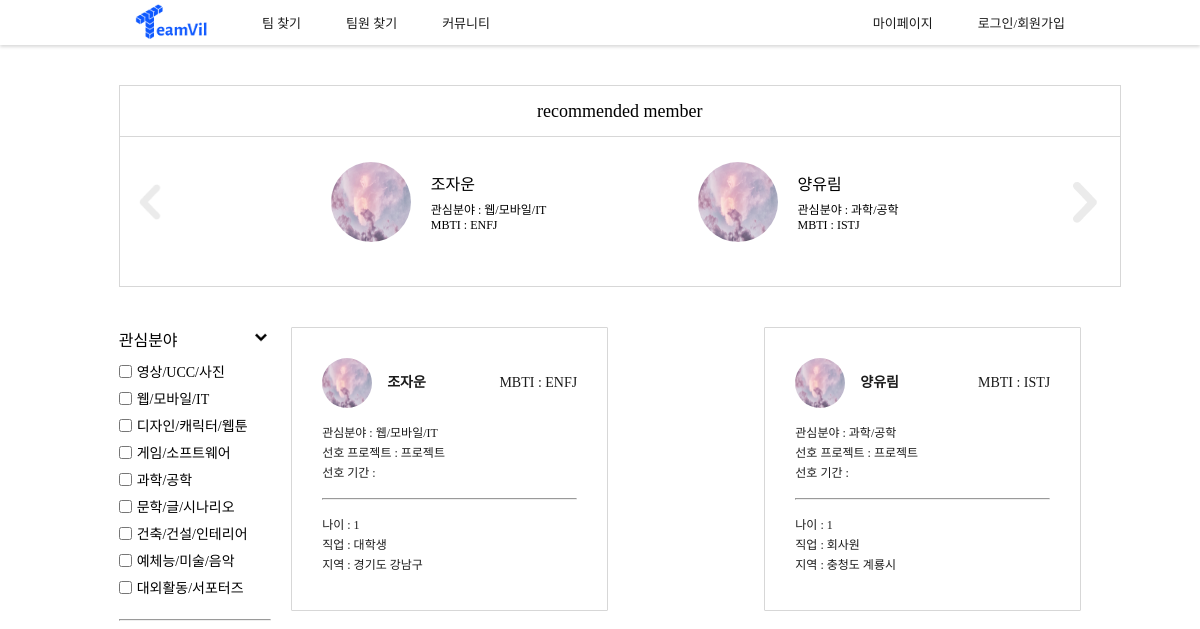
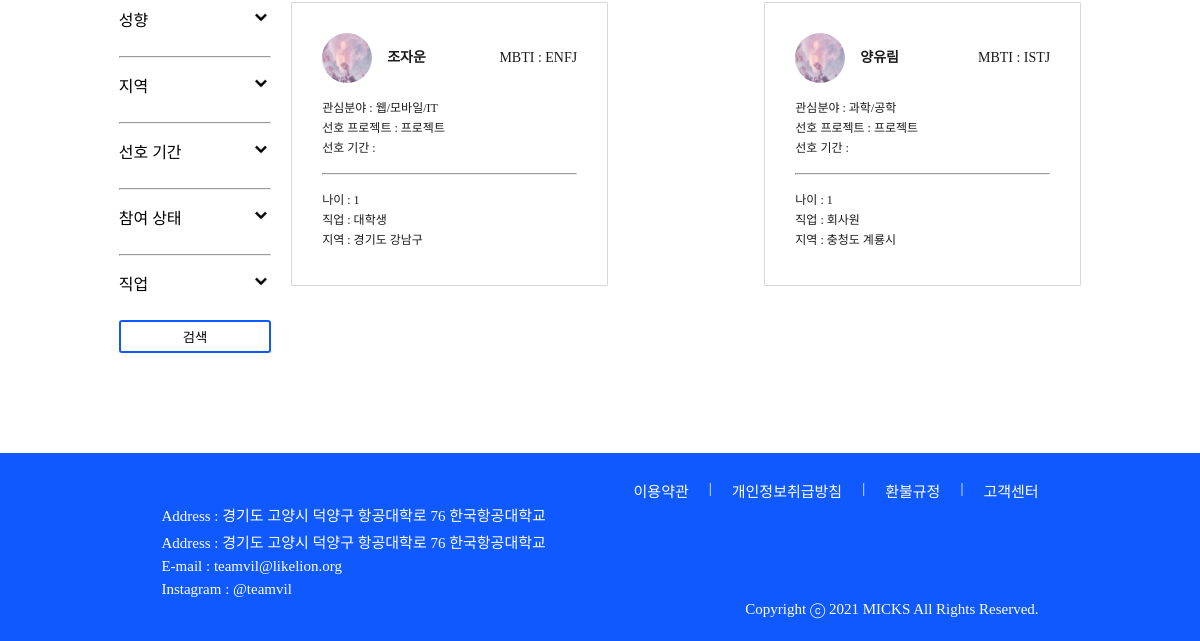
Page /member/member_search/ on the earlier database version (2 pictures, top to bottom).
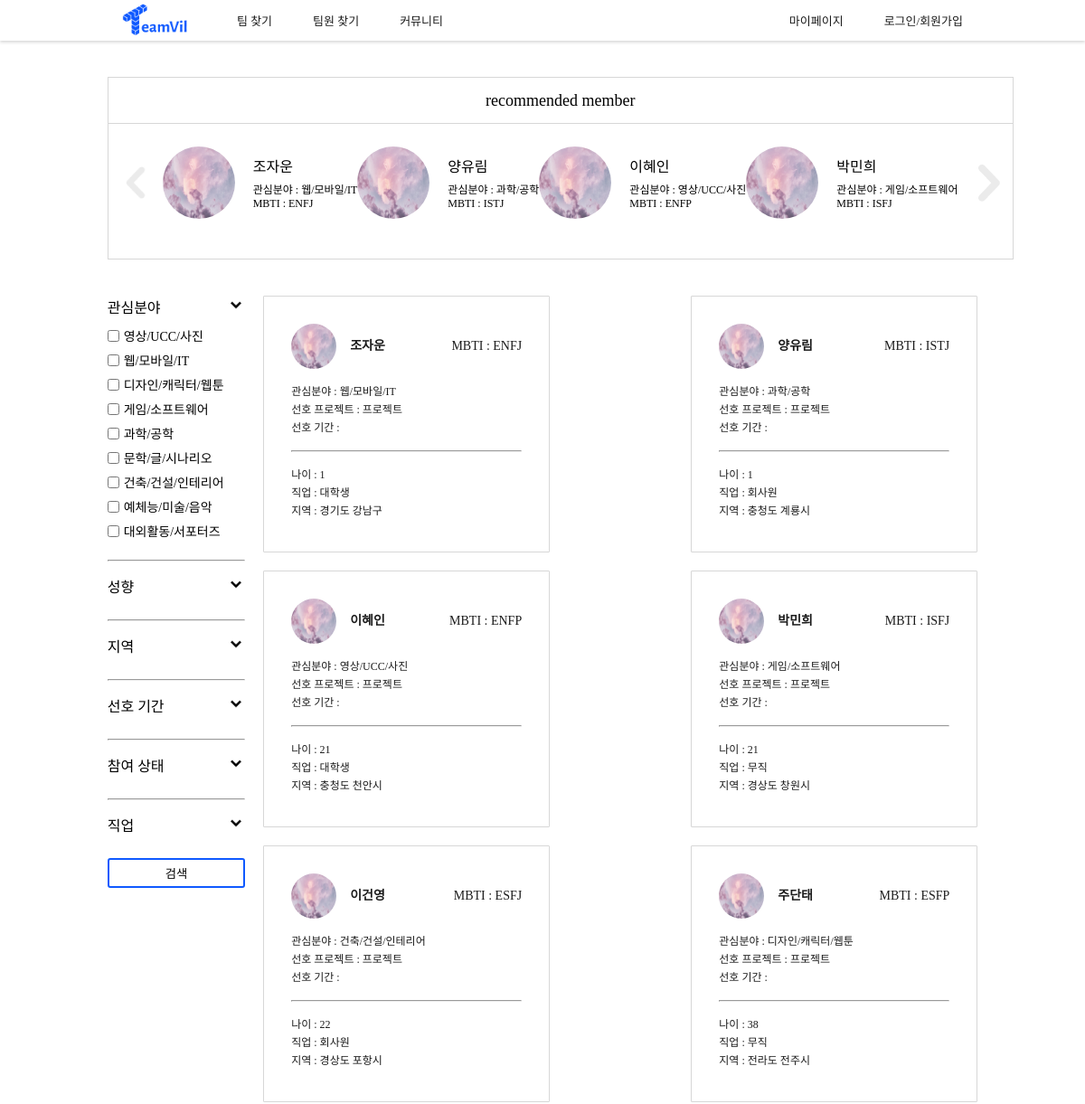
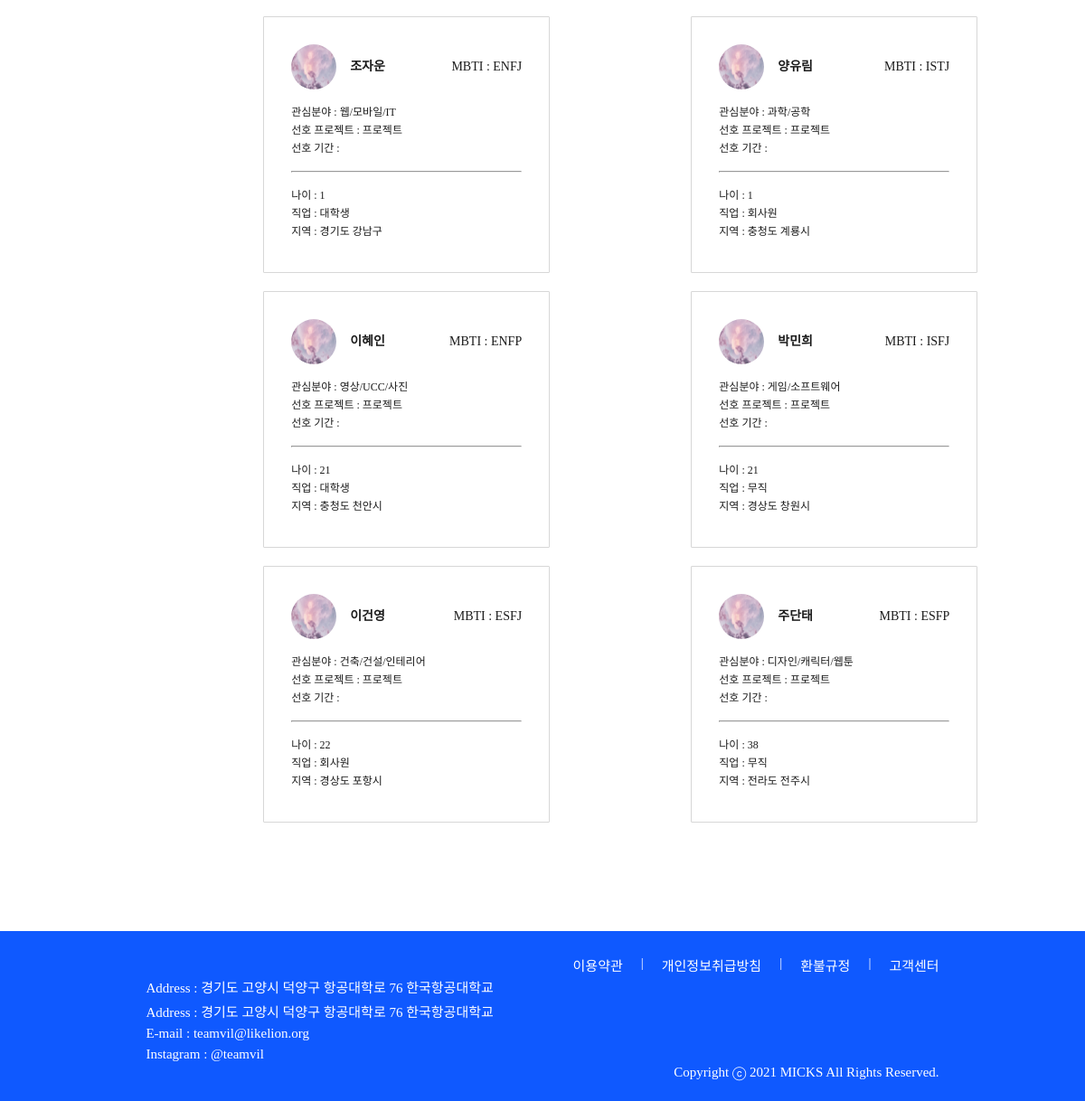
Same page on the later database version (2 pictures, top to bottom).
### account/models.py (models this page shows, shortened)
class Profile(models.Model):
    user_id = models.ForeignKey(User, on_delete = models.CASCADE, db_column="user_id")
    name = models.CharField(max_length=25)
    mbti_id = models.ForeignKey(Mbti, on_delete = models.CASCADE, db_column="mbti_id")
    mbti_detail = models.CharField(max_length=100, null=True, blank=True)
    email = models.CharField(max_length=45)
    phone = models.CharField(max_length=15)
    birthday = models.DateField()
    region1_id = models.ForeignKey(Region1, on_delete = models.CASCADE, db_column="region1_id")
    region2_id = models.ForeignKey(Region2, on_delete = models.CASCADE, db_column="region2_id")
    openPhone = models.IntegerField()
    openEmail = models.IntegerField()
    term_id = models.ForeignKey(Term, on_delete = models.CASCADE, db_column="term_id")
    field1_id = models.ForeignKey(Field1, on_delete = models.CASCADE, db_column="field1_id")
    field2 = models.CharField(max_length=20)
    state = models.IntegerField()
    job_id = models.ForeignKey(Job, on_delete = models.CASCADE, db_column="job_id")
    education_id = models.ForeignKey(Education, on_delete = models.CASCADE, db_column="education_id", null=True)
    isLink = models.IntegerField()
    isFile = models.IntegerField()
    isCarrer = models.IntegerField()
    pr = models.TextField(null=True)
    register = models.DateTimeField()
    photo = models.CharField(max_length=100)
    isReview = models.IntegerField()
    view_cnt = models.IntegerField(default=0)

class Mbti(models.Model):
    mbti = models.CharField(max_length=4)
    mbti_cnt = models.IntegerField(default=0)

class Job(models.Model):
    job = models.CharField(max_length=20)

### home/models.py (models this page shows, shortened)
class Field1(models.Model):
    field1 = models.CharField(max_length=20)

class Region1(models.Model):
    region1 = models.CharField(max_length=20)

class Region2(models.Model):
    region1_id = models.ForeignKey(Region1, on_delete = models.CASCADE, db_column="region1_id")
    region2 = models.CharField(max_length=20)

### account/views.py (the view)
# urls.py: path('member_search/', views.member_search, name = "member_search"),
def member_search(request):
    profiles = Profile.objects.all()
    profiles_reg = Profile.objects.all().order_by('id')[:4]
    field1 = Field1.objects.all() # 대분야 (ex IT)
    mbti = Mbti.objects.all()
    region2 = Region2.objects.all() # ~시 (서울만 ~구)
    term = Term.objects.all()
    job = Job.objects.all()
    return render(request, "member_search.html", {'profiles':profiles, "field1s":field1, "mbtis" : mbti,
                                                    "region2s": region2, "terms": term, "jobs": job, "profiles_reg":profiles_reg})

### teamvil/templatetags/custom_tags.py (called while the page is built)
@register.simple_tag
def getAge(birthday):
    now = int(datetime.datetime.today().year)
    birthday = int(birthday.strftime('%Y'))
    return now - birthday

### account/templates/member_search.html (shortened to what this page needs)
<!DOCTYPE html>
<html lang="en">
{% load static %}
{% load custom_tags %}
<head>
    <link rel="stylesheet" href="{% static 'css/base.css' %}">
    <link rel="stylesheet" href="{% static 'css/member_search.css' %}">
</head>
<body>
    {% include 'navbar.html' %}
    <section class="member_search-rec-box margin">
        <p class="member_search-rec-title spoqa-regular">recommended member</p>
        <div class="member_search-rec-container">
            <img class="member_search-chevron-left" src="{% static 'image/chevron-left.png' %}" alt="">
            {% for reg in profiles_reg %}
            <div class="member_search-rec-member">
                <img class="member_search-rec-image" src="{% static 'image/cloud.jpg' %}">
                <div class="member_search-rec-info">
                    <p class="member_search-rec-info-name spoqa-regular">{{reg.name}}</p>
                    <p class="spoqa-light">관심분야 : {{reg.field1_id.field1}}</p>
                    <p class="spoqa-light">MBTI : {{reg.mbti_id.mbti}}</p>
                </div>
            </div>
            {% endfor %}
            <img class="member_search-chevron-right" src="{% static 'image/chevron-right.png' %}" alt="">
        </div>
    </section>
    <section class="member_search-main-container margin">
        <aside class="team_search-filter-container">
            <div class="team_search-filter-item-container">
                <div class="team_search-filter-active">
                    <p class="team_search-filter-title spoqa-medium">관심분야</p>
                    <div value="field1" class="drop_btn">
                        <img class="team_search-chevron" src="{% static 'image/chevron-down.png' %}">
                    </div>
                </div>
                <div class="active" id="field1">
                    {% for field1 in field1s %}
                        <div class="team_search-filter-item-list spoqa-light">
                            <input type="checkbox" value='{{field1.id}}' class="field1">
                            <span>{{field1.field1}}</span>
                        </div>
                    {% endfor %}
                </div>
                <hr>
                <div class="team_search-filter-active">
                    <p class="team_search-filter-title spoqa-medium">성향</p>
                    <div value="mbti" class="drop_btn">
                        <img class="team_search-chevron" src="{% static 'image/chevron-down.png' %}">
                    </div>
                </div>
                <hr>
                <div class="team_search-filter-active">
                    <p class="team_search-filter-title spoqa-medium">지역</p>
                    <div value="region" class="drop_btn">
                        <img class="team_search-chevron" src="{% static 'image/chevron-down.png' %}">
                    </div>
                </div>
                <hr>
                <div class="team_search-filter-active">
                    <p class="team_search-filter-title spoqa-medium">선호 기간</p>
                    <div value="term" class="drop_btn">
                        <img class="team_search-chevron" src="{% static 'image/chevron-down.png' %}">
                    </div>
                </div>
                <hr>
                <div class="team_search-filter-active">
                    <p class="team_search-filter-title spoqa-medium">참여 상태</p>
                    <div value="state" class="drop_btn">
                        <img class="team_search-chevron" src="{% static 'image/chevron-down.png' %}">
                    </div>
                </div>
                <hr>
                <div class="team_search-filter-active">
                    <p class="team_search-filter-title spoqa-medium">직업</p>
                    <div value="job" class="drop_btn">
                        <img class="team_search-chevron" src="{% static 'image/chevron-down.png' %}">
                    </div>
                </div>
            </div>
            <a class="a-search" href="{% url 'member_search' %}">
                <button class="search spoqa-medium">검색</button>
            </a>
        </aside>
        <main class="member_search-member-container">
            {% for profile in profiles %}
                <a href="{% url 'member_detail' profile.id %}">
                    <article class="member_search-member-item">
                        <div class="member_search-member-profile-container">
                            <div class="member_search-member-name-container">
                                <img class="member_search-member-image" src="{% static 'image/cloud.jpg' %}" alt="">
                                <p class="spoqa-bold">{{profile.name}}</p>
                            </div>
                            <p class="spoqa-medium">MBTI : {{profile.mbti_id.mbti}}</p>
                        </div>
                        <p class="spoqa-medium">관심분야 : {{profile.field1_id.field1}}</p>
                        <p class="spoqa-medium">선호 프로젝트 :
                            {% if profile.type == 0 %}
                                창업
                            {% elif profile.type == 1 %}
                                공모전
                            {% else %}
                                프로젝트
                            {% endif %}
                        </p>
                        <p class="spoqa-medium">선호 기간 : </p>
                        <hr>
                        <p class="spoqa-regular">나이 : {% getAge profile.birthday %}</p>
                        <p class="spoqa-regular">직업 : {{ profile.job_id.job }}</p>
                        <p class="spoqa-regular">지역 : {{ profile.region1_id.region1 }} {{ profile.region2_id.region2 }}</p>
                    </article>
                </a>
            {% endfor %}
            {% for profile in profiles %}
                <a href="{% url 'member_detail' profile.id %}">
                    <article class="member_search-member-item">
                        <div class="member_search-member-profile-container">
                            <div class="member_search-member-name-container">
                                <img class="member_search-member-image" src="{% static 'image/cloud.jpg' %}" alt="">
                                <p class="spoqa-bold">{{profile.name}}</p>
                            </div>
                            <p class="spoqa-medium">MBTI : {{profile.mbti_id.mbti}}</p>
                        </div>
                        <p class="spoqa-medium">관심분야 : {{profile.field1_id.field1}}</p>
                        <p class="spoqa-medium">선호 프로젝트 :
                            {% if profile.type == 0 %}
                                창업
                            {% elif profile.type == 1 %}
                                공모전
                            {% else %}
                                프로젝트
                            {% endif %}
                        </p>
                        <p class="spoqa-medium">선호 기간 : </p>
                        <hr>
                        <p class="spoqa-regular">나이 : {% getAge profile.birthday %}</p>
                        <p class="spoqa-regular">직업 : {{ profile.job_id.job }}</p>
                        <p class="spoqa-regular">지역 : {{ profile.region1_id.region1 }} {{ profile.region2_id.region2 }}</p>
                    </article>
                </a>
            {% endfor %}
        </main>
    </section>
    {% include 'footer.html' %}
</body>
</html>

### teamvil/templates/navbar.html
{% load static %}
<nav class="navbar-nav-container">
    <div class="navbar-left-container">
        <a href="{% url 'home' %}"><img class="navbar-logo" src="{% static 'image/Logo.png' %}" alt=""></a>
        <ul class="navbar-menu-container spoqa-regular">
            <li class="navbar-menu-item"><a href="{% url 'team_search' %}">팀 찾기</a></li>
            <li class="navbar-menu-item"><a href="{% url 'member_search' %}">팀원 찾기</a></li>
            <li class="navbar-menu-item"><a href="">커뮤니티</a></li>
        </ul>
    </div>
    <ul class="navbar-my-container spoqa-regular">
        <li class="navbar-my-item"><a href="">마이페이지</a></li>
        <li class="navbar-my-item"><a href="">로그인/</a><a href="">회원가입</a></li>
    </ul>
</nav>

### teamvil/templates/footer.html
{% load static %}
<footer class="spoqa-light">
    <div class="footer-link">
        <a href="">이용약관</a>
        <p>|</p>
        <a href="">개인정보취급방침</a>
        <p>|</p>
        <a href="">환불규정</a>
        <p>|</p>
        <a href="">고객센터</a>
    </div>
    <div class="footer-info">
        <p>Address : 경기도 고양시 덕양구 항공대학로 76 한국항공대학교</p>
        <p>Address : 경기도 고양시 덕양구 항공대학로 76 한국항공대학교</p>
        <p>E-mail : teamvil@likelion.org</p>
        <p>Instagram : @teamvil</p>
    </div>
    <div class="footer-copyright">
        <p>Copyright ⓒ 2021 MICKS All Rights Reserved.</p>
    </div>
</footer>

### teamvil/static/css/base.css (style rules this page uses)
* { margin: 0; padding: 0; }
.margin { margin: 0px 118.6875px; }
.spoqa-light { font-family: 'Spoqa Han Sans Neo', 'sans-serif'; font-weight: 300; }
.spoqa-regular { font-family: 'Spoqa Han Sans Neo', 'sans-serif'; font-weight: 400; }
.spoqa-medium { font-family: 'Spoqa Han Sans Neo', 'sans-serif'; font-weight: 500; }
.spoqa-bold { font-family: 'Spoqa Han Sans Neo', 'sans-serif'; font-weight: 700; }
ul { list-style: none; padding: 0; margin: 0; }
a { text-decoration: none; color: #1B1B1B; }
li a { font-size: 13px; }
.navbar-nav-container { display: flex; justify-content: space-between; align-items: center; height: 45.10125px; padding: 0px 135px; box-shadow: 0px 1.5825px 3.165px rgba(0, 0, 0, 0.15); font-size: 0; }
.navbar-left-container { display: flex; justify-content: space-between; align-items: center; width: 400px; flex-shrink: 0; }
.navbar-logo { width: 72.795px; height: 37.362825; }
.navbar-menu-container { display: flex; justify-content: space-between; }
.navbar-my-container { display: flex; justify-content: space-between; }
.navbar-menu-item { margin-right: 45px; flex-shrink: 0; }
.navbar-my-item { margin-left: 45px; flex-shrink: 0; }
footer { padding: 0 161.415px; display: block; color: #ffffff; background-color: #0f59ff; }
.footer-link { padding-top: 26.9025px; display: flex; justify-content: flex-end; }
.footer-link a { color: #ffffff; font-size: 15px; }
.footer-link p { padding: 0 20px; font-size: 15px; }
.footer-info p { padding: 3px 0; font-size: 15px; }
.footer-copyright { display: flex; justify-content: flex-end; padding-bottom: 22.94625px; }
.footer-copyright p { font-size: 15px; }

### account/static/css/member_search.css (style rules this page uses)
hr { margin: 15px 0; }
.member_search-rec-box { margin-top: 40px; margin-bottom: 40px; height: 200px; border: 1px solid #D7D7D7; min-width: 1000px; }
.member_search-rec-title { height: 50px; border-bottom: 1px solid #D7D7D7; text-align: center; line-height: 50px; margin-bottom: 25px; font-size: 18px; }
.member_search-rec-container { display: flex; justify-content: space-between; align-items: center; }
.member_search-chevron-left { display: block; width: 60px; height: 60px; }
.member_search-rec-member { display: flex; align-items: center; flex-shrink: 0; }
.member_search-rec-image { width: 80px; height: 80px; border-radius: 100px; margin-right: 20px; }
.member_search-rec-info { font-size: 12px; }
.member_search-rec-info-name { font-size: 16px; margin-bottom: 5px; }
.member_search-main-container { display: flex; justify-content: space-between; align-items: flex-start; margin-bottom: 100px; }
.team_search-filter-container { width: 320px; }
.team_search-filter-item-container { display: flex; flex-direction: column; }
.team_search-filter-active { display: flex; justify-content: space-between; }
.team_search-filter-title { margin-bottom: 10px; }
.team_search-chevron { width: 20px; height: 20px; }
.team_search-filter-item-list { display: flex; align-items: center; margin-bottom: 7px; font-size: 14px; }
.team_search-filter-item-list input { margin-right: 5px; }
.active { display: block; }
.member_search-member-container { display: flex; flex-wrap: wrap; justify-content: space-between; font-size: 12px; line-height: 20px; width: 1700px; }
.member_search-member-item { width: 255px; height: 222px; border: 1px solid #D7D7D7; border-radius: 1px; padding: 30px; margin-left: 20px; margin-bottom: 20px; }
.member_search-member-profile-container { display: flex; justify-content: space-between; align-items: center; margin-bottom: 15px; font-size: 14px; }
.member_search-member-name-container { display: flex; align-items: center; }
.member_search-member-image { width: 50px; height: 50px; border-radius: 75px; margin-right: 15px; }
.search { display: block; width: 100%; padding: 5px; margin-top: 15px; background-color: #ffffff; border: 2px solid #0f59ff; border-radius: 3px; }
.a-search { color: #0f59ff; }

Differences in the rows shown:
added Profile: name "이혜인", field1_id.field1 "영상/UCC/사진", mbti_id.mbti "ENFP", birthday "21", job_id.job "대학생", region1_id.region1 "충청도", region2_id.region2 "천안시"
added Profile: name "박민희", field1_id.field1 "게임/소프트웨어", mbti_id.mbti "ISFJ", birthday "21", job_id.job "무직", region1_id.region1 "경상도", region2_id.region2 "창원시"
added Profile: name "이건영", mbti_id.mbti "ESFJ", field1_id.field1 "건축/건설/인테리어", birthday "22", job_id.job "회사원", region1_id.region1 "경상도", region2_id.region2 "포항시"
added Profile: name "주단태", mbti_id.mbti "ESFP", field1_id.field1 "디자인/캐릭터/웹툰", birthday "38", job_id.job "무직", region1_id.region1 "전라도", region2_id.region2 "전주시"
